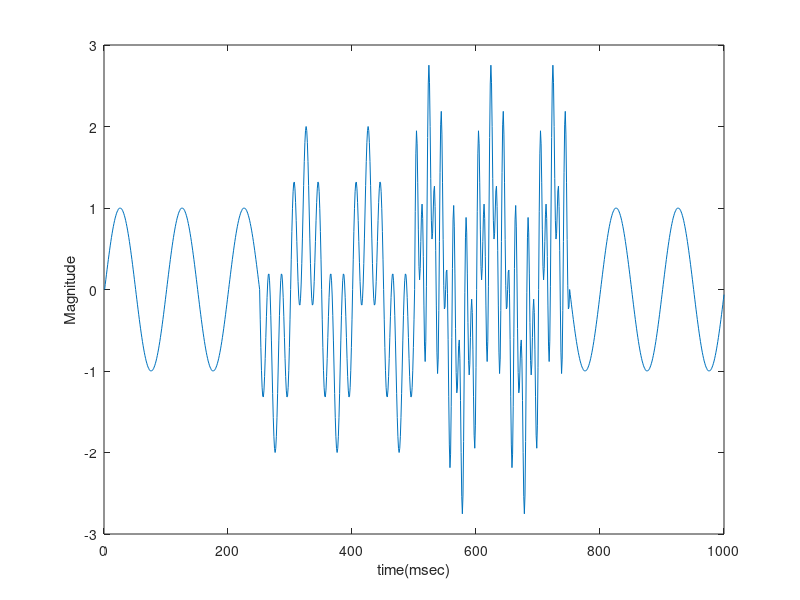

Write MATLAB code to recreate this figure. (Note: this script raises an error after producing the figure.)
%% plot stationary signal sampled at 1000 Hz
Fs = 1000;
t= 0:1/1000:1;
y1 = 1*sin(2*pi*10*t);
y2 = 1*sin(2*pi*50*t);
y3 = 1*sin(2*pi*100*t);
z1 = y1 +y2;
z2 = y1 +y2 +y3;
y = [y1(1:250),z1(251:500), z2(501:750),y1(751:1000)];
x = [1:1000];

plot(x,y(1:1000));
ylabel('Magnitude');
xlabel('time(msec)');
%% plot the first EMG Ext signal of the cell

lineStyles = {'-', '--', ':', '-.'};
myColors = distinguishable_colors(8);
legend_str = cell(8,1);
figure

for i=1:8
    plot(linspace(0,1,length(Out.Ext{1}(:,1))),Out.Ext{1}(:,i),...
        'linestyle',lineStyles{rem(i-1,numel(lineStyles))+1},...
        'color',myColors(i,:),...
        'linewidth',1.5);
    hold on;
    legend_str{i}=num2str(i);
end
legend(strcat('ch',legend_str),'location','Northwest')
title('EMG signal for thumb extension')

% plot the first EMG Flx signal of the cell
figure

for i=1:8
    plot(linspace(0,1,length(Out.Flx{1}(:,1))),Out.Flx{1}(:,i),...
        'linestyle',lineStyles{rem(i-1,numel(lineStyles))+1},...
        'color',myColors(i,:),...
        'linewidth',1.5);
    hold on;
    legend_str{i}=num2str(i);
end
legend(strcat('ch',legend_str),'location','Northwest')
title('EMG signal for thumb flexion')


%plot the STFT for extension
figure
fs = 200 ;
spectrogram(RawData.Ext{1}(:,7),[],[],[],fs,'yaxis');
set(gca, 'ytick', 0:5:100);
ytickangle(50);
title('STFT for the 7th channel of extension');

%plot the spectrogram for extension and flexion
figure
fs = 200;
spectrogram(RawData.Ext{1}(:,7),hamming(100),99,4096,fs,'yaxis');
set(gca, 'ytick', 0:5:100);
ytickangle(50);

figure
fs = 200;
spectrogram(RawData.Flx{1}(:,7),hamming(100),99,4096,fs,'yaxis');
set(gca, 'ytick', 0:5:100);
ytickangle(50);

%% four spectrograms in one figure
%sampling frequency
fc=400;
%duration of the signal
T=20;
%zero padding factor
my_zero=10;

%generate the signal
t=linspace(0,T,fc*T);
x=zeros(1,length(t));
%thresholds
th1=0.25*T*fc;
th2=0.5*T*fc;
th3=0.75*T*fc;
th4=T*fc;
x(1:th1)=cos(2*pi*10*t(1:th1));
x((th1+1):th2)=cos(2*pi*25*t((th1+1):th2));
x((th2+1):th3)=cos(2*pi*50*t((th2+1):th3));
x((th3+1):th4)=cos(2*pi*100*t((th3+1):th4));

%calculate and show the spectrograms
figure
subplot(2,2,1)
[spectrogram, axisf, axist]=stft(x,10,1,fc,'blackman',my_zero);
spectrogram=spectrogram/max(spectrogram(:));
imagesc(axist,axisf,spectrogram),
title('Spectrogram with T = 25 ms'),
ylabel('frequency [Hz]'),
xlabel('time [s]'), 
colorbar;

subplot(2,2,2)
[spectrogram, axisf, axist]=stft(x,50,1,fc,'blackman',my_zero);
spectrogram=spectrogram/max(spectrogram(:));
imagesc(axist,axisf,spectrogram),
title('Spectrogram with T = 125 ms'),
ylabel('frequency [Hz]'),
xlabel('time [s]'), 
colorbar;

subplot(2,2,3)
[spectrogram, axisf, axist]=stft(x,150,1,fc,'blackman',my_zero);
spectrogram=spectrogram/max(spectrogram(:));
imagesc(axist,axisf,spectrogram),
title('Spectrogram with T = 375 ms'),
ylabel('frequency [Hz]'),
xlabel('time [s]'), 
colorbar;

subplot(2,2,4)
[spectrogram, axisf, axist]=stft(x,400,1,fc,'blackman',my_zero);
spectrogram=spectrogram/max(spectrogram(:));
imagesc(axist,axisf,spectrogram),
title('Spectrogram with T = 1000 ms'),
ylabel('frequency [Hz]'),
xlabel('time [s]'), 
colorbar;

%% Fourier transform for extension
y = fft(RawData.Ext{1}(:,8));
f = (0:length(y)-1)*50/length(y);
plot(f,abs(y));

%Fourier transform for flexion
y = fft(RawData.Flx{1}(:,8));
f = (0:length(y)-1)*50/length(y);
plot(f,abs(y));


%% Plot EMG and smoothed EMG extension
figure
subplot(2,1,1)
plot(linspace(0,1,length(Out.Ext{1}(:,1))),Out.Ext{1}(:,8))
title('Raw EMG extension')

subplot(2,1,2)
plot(linspace(0,1,length(Out.Ext{1}(:,1))),FtrVct.Smoothed_ext{1}(:,8))
title('Smoothed EMG extension')

% Plot EMG and smoothed EMG flexion
figure
subplot(2,1,1)
plot(linspace(0,1,length(Out.Flx{1}(:,1))),Out.Flx{1}(:,8))
title('Raw EMG flexion')

subplot(2,1,2)
plot(linspace(0,1,length(Out.Flx{1}(:,1))),FtrVct.Smoothed_flx{1}(:,8))
title('Smoothed EMG flexion')

%% Activation functions and their derivatives
x = -4:0.1:4;
y1 = sigmf(x,[1 0]);
y2 = tanh(x);
y3 = x;
y4 = poslin(x);
figure
subplot(2,1,1)
hold on
plot(x,y1,'r','LineWidth',2);
plot(x,y2,'b','LineWidth',2);
plot(x,y3,'g','LineWidth',2);
plot(x,y4,'c','LineWidth',2);
ylim([-1.2 1.2])
str = {'$$y = g_{sigmoid}(x) $$', '$$ y = g_{tanh}(x) $$', '$$ y = g_{linear}(x) $$', '$$ y = g_{ReLU}(x) $$'};
title('\fontsize{18}Activation Functions')
legend(str, 'Interpreter','latex', 'Location','NW','fontsize', 22)
grid on


x = -4:0.1:4;
y2 = sigmf(x,[1,0]).*(1 - sigmf(x,[1,0]));
y3 = 1 - tanh(x).^2;
subplot(2,1,2)
hold on
plot(x,ones(size(x)) * 1,'r','LineWidth',2);
plot(x,y2,'b','LineWidth',2);
plot(x,y3,'g','LineWidth',2);
y4 = x ;
y4(x<0) = zeros;
y4(x>=0) = ones;
plot(x,y4,'c*','LineWidth',2)
ylim([-1.2 1.2])
str = {'$$y = \dot{g}_{sigmoid}(x) $$', '$$ y = \dot{g}_{tanh}(x) $$', '$$ y = \dot{g}_{linear}(x) $$', '$$ y = \dot{g}_{ReLU}(x) $$'};
title('\fontsize{18}Activation Functions Derivatives')
legend(str, 'Interpreter','latex', 'Location','SE','fontsize', 22)
grid on

%% plot dwt wavelets
f = 100; 
f_c = 1; 
T = 1 / f;
t = 0 : T : 5;
A = t;

subplot(2,2,1);
s1 = sin(2*pi*(f_c + A).*t);
plot(t, s1);

subplot(2,2,2);
s2 = wavedec(y,1,'sym4');
plot(s2);

subplot(2,2,3);
s3 = wavedec(y,1,'db4');
plot(s3);

subplot(2,2,4);
s4 = wavedec(y,1,'db20');
plot(s4)
%%
x= -4:0.2:4;
y1 = x.^2;
plot(x,y1)
grid on
xlabel('Weight 1')
ylabel('Cost')

figure
x= -4:0.2:4;
y = -4:0.2:4;
[X,Y] = meshgrid(x,y);
Z = X.^2 + Y.^2;
grid on
surf(Z)
xlabel('Weight1');
ylabel('Weight2');
zlabel('Cost');
colormap(jet) 

%% average perfs of sym4sym8 with each other feature from 1-13 Layers
T = table(categorical({'Layer 1';'Layer 2';'Layer 3';'Layer 4';'Layer 5';'Layer 6';'Layer 7';'Layer 8';'Layer 9';'Layer 10';'Layer 11';'Layer 12';'Layer 13';}),...
    [68.1;69.7;67.0;72.0;71.3;74.2;73.2;72.9;74.2;73.0;74.1;73.3;74.6],...
    [61.0;66.0;63.7;65.0;67.8;71.1;68.6;71.0;63.2;71.6;71.8;70.1;70.0],...
    [63.5;70.5;72.4;71.4;74.0;73.0;74.0;72.3;74.8;73.8;73.8;74.1;74.5],...
    [67.0;68.4;70.0;71.5;72.5;73.8;73.5;72.2;72.8;74.2;74.0;73.1;73.7],...
    [61.0;69.2;68.4;72.1;71.0;74.2;71.7;73.5;74.0;72.3;74.6;74.3;74.3],...
    [68.0;67.1;71.2;71.1;71.5;72.6;73.0;73.6;73.5;73.0;73.7;74.1;74.9],...
    [66.0;69.5;69.7;70.5;72.5;74.1;74.3;73.5;72.1;74.1;74.2;74.4;74.9],...
    [64.4;68.4;69.1;69.4;70.5;72.3;73.8;74.3;74.4;74.8;73.7;74.0;74.8],...
    [66.0;67.0;70.7;73.0;67.0;71.5;73.2;72.0;71.5;73.4;72.5;74.8;74.6],...
    'VariableNames',{'Layers','smooth','rms','stft','haar','db8','bior13','bior22','coif3','coif4'});
%T.Properties.VariableNames = {'Layers','smooth','rms','stft','haar','db8','bior13','bior22','coif3','coif4'};

figure
%ribbon((1:height(T)).',T{:,2:end},1)
%plot((1:height(T)).',T{:,2:end},'LineWidth',2)
T1 = table2array(T(:,2:10));
%T2 = T.Properties.VariableNames(1,2:end);
%T3 = table2array(T(:,1));
%tbl = table(T1);
%XDisplayData = {'smooth','rms','stft','haar','db8','bior13','bior22','coif3','coif4'};
h = heatmap(T1,'XData',['smooth','rms','stft','haar','db8','bior13','bior22','coif3','coif4']);
h.XData = ['smooth','rms','stft','haar','db8','bior13','bior22','coif3','coif4'];

figure;
my_matrix = rand(3);
h = heatmap(my_matrix, 'Colormap', parula(3), 'ColorbarVisible', 'on', 'XLabel', 'Time', 'YLabel', 'September');
%ax = gca;
h.XData = ["Hello" "World" "Thursday"]


load patients
tbl = table(LastName,Age,Gender,SelfAssessedHealthStatus,...
    Smoker,Weight,Location);
h = heatmap(tbl,'Smoker','SelfAssessedHealthStatus');
h.YDisplayData = {'Excellent','Good','Fair','Poor'};

%x = ['smooth','rms','stft','haar','db8','bior13','bior22','coif3','coif4'];
%set(gca,'xticklabel',x.')
% Add title and axis labels
%title('sym4sym8 tested against each feature')
addXLabel(h,XDisplayData)
xlabel('Features') %Features
ylabel('Layers') %Layers
zlabel('Performances') %Layers
%set(h, {'CData'}, get(h,'ZData'), 'FaceColor','interp','MeshStyle','column')
axis square
%legend('smooth','rms','stft','haar','db8','bior1.3','bior2.2','coif3','coif4','Location','southwest')
set(gcf, 'Color', 'w');
saveas(gcf, 'sym4sym8.png');
export_fig sym4sym8.png